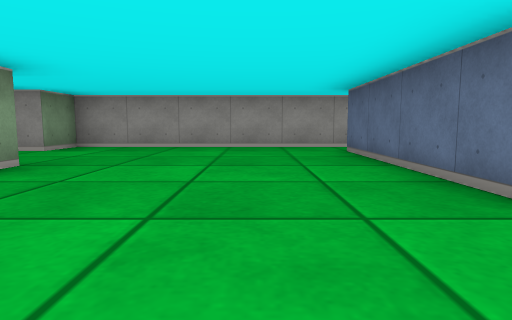
View 1 (above)

17 first-person views from a walk through a cub3D ray-caster map. The camera is about half as high as the walls, tilts 6° down and sees 75° across. The floor is counted in squares. Each view is taken from the middle of a square. On the plan, view 1 faces up. The plan holds only what a view shows up to about 9 squares ahead; the rest is blank.

View 2
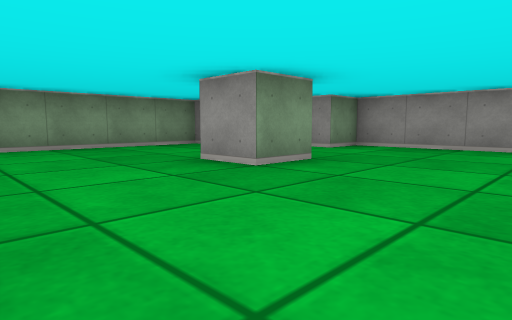

View 3
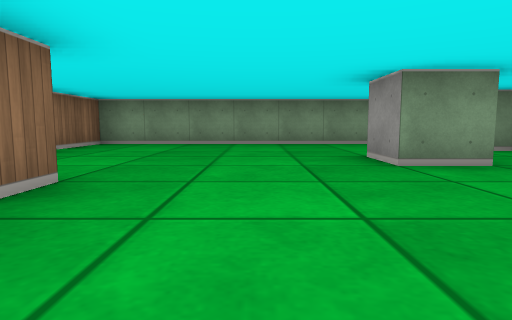

View 4
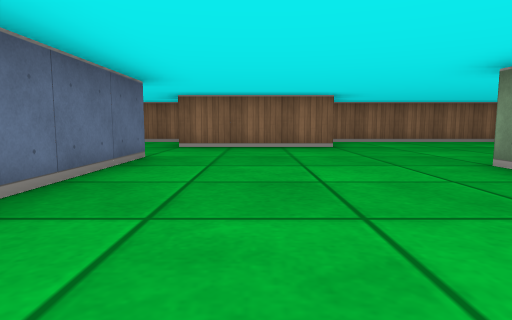

View 5
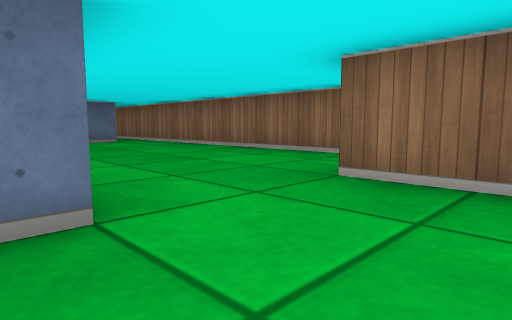

View 6
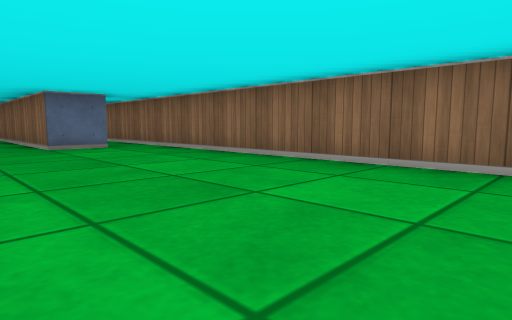

View 7
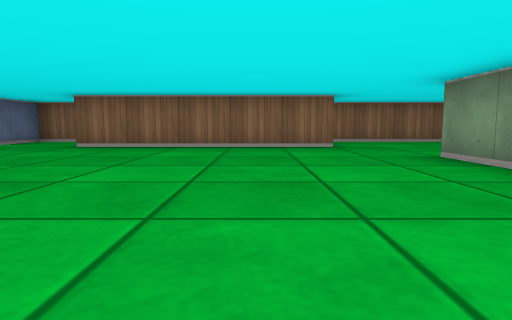

View 8
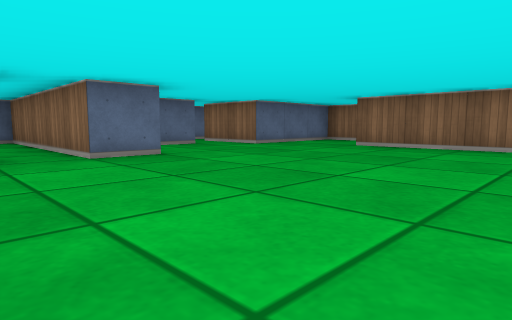

View 9
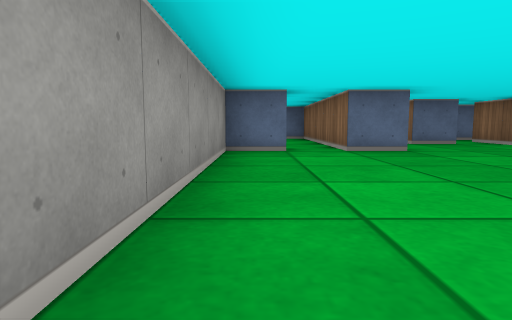

View 10
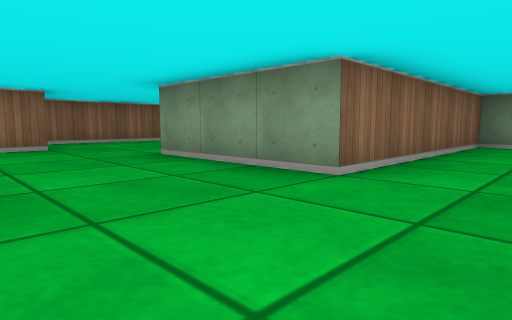

View 11
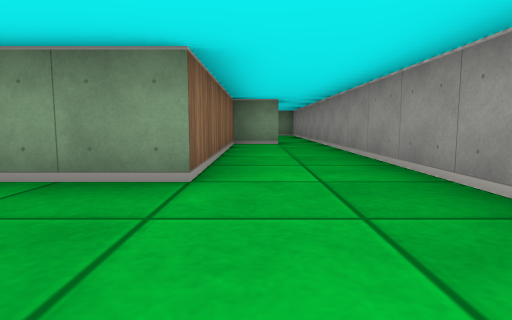

View 12
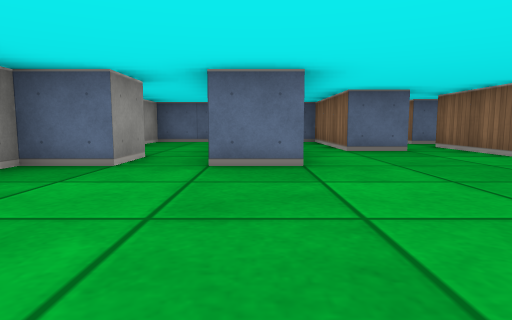

View 13
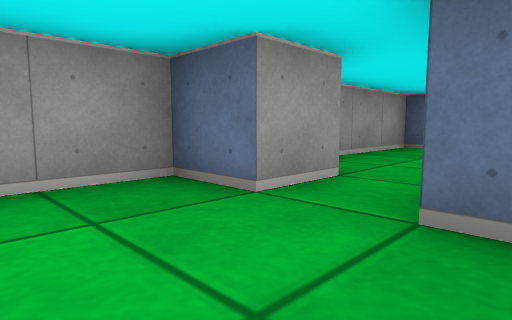

View 14
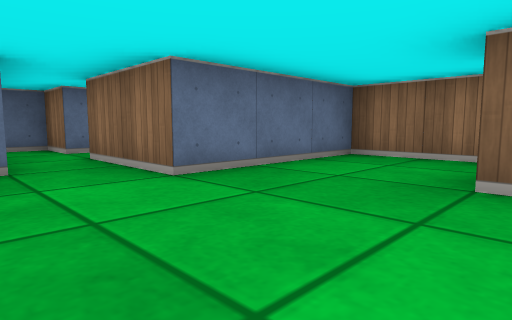

View 15
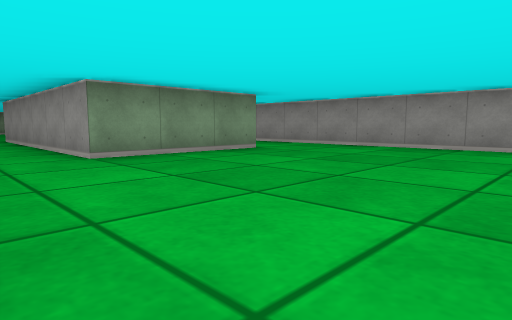

View 16
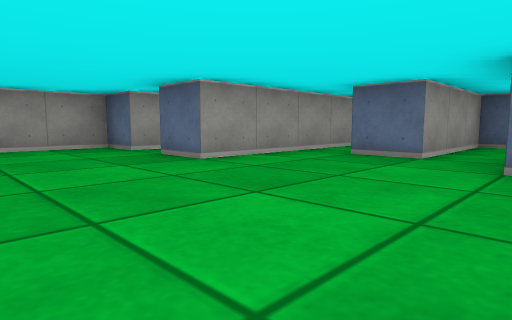

View 17
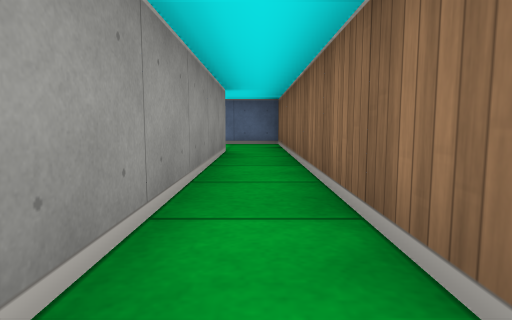

### Floor plan
Points are (right, up) in squares from view 1. A wall is a line through its corners. A room is listed if a view was taken in it or the views show most of it. See-through windows are left out.
Room 1 (views 1, 2, 3, 4, 5, 6)
walls: (-2.5, 3.6) (-2.5, 2.5) (-3.5, 2.5); (-1.6, -0.5) (1.5, -0.5); (2.5, 1.5) (1.5, 1.5) (1.5, 5.5); (-6.5, 4.6) (-6.5, -2.5) (-1.9, -2.5); (2.5, 6.5) (-3.5, 6.5) (-3.5, 5.5) (-4, 5.5)
ways out: opening at (3, 6) to room 2; opening at (1.5, 0.5) to room 3
Room 2 (views 7, 8, 9, 10, 11, 12, 13, 14, 15, 16)
walls: (8.5, -0.5) (13.5, -0.5); (15.6, 5.5) (14.5, 5.5) (14.5, 6.5) (2.5, 6.5); (15.5, -1.5) (15.5, 0.5) (17.5, 0.5); (17.5, 1.5) (16.5, 1.5) (16.5, 2.5) (19.5, 2.5) (19.5, 2.9); (18.4, 3.5) (14.5, 3.5) (14.5, 4.5) (15.5, 4.5); (2.5, 5.6) (2.5, 4.5) (7.5, 4.5) (7.5, 1.5)
ways out: opening at (3, 6) to room 1; opening at (8.5, 0.5) to room 3; opening at (14.5, -1) to room 3; opening at (16, 5) to room 4; opening at (17, 1) to room 5
Room 3 (view 17)
walls: (7.5, 1.5) (2.5, 1.5); (1.9, -2.5) (15.5, -2.5) (15.5, -1.5); (13.5, -1.5) (8.5, -1.5) (8.5, -0.5)
ways out: opening at (1.5, 0.5) to room 1; opening at (8.5, 0.5) to room 2; opening at (14.5, -1) to room 2
Room 4 (no view inside)
walls: (15.5, 4.5) (19.5, 4.5) (19.5, 6.5) (17.1, 6.5)
ways out: opening at (16, 5) to room 2
Room 5 (no view inside)
walls: (18.5, -0.1) (18.5, 0.5) (19.5, 0.5) (19.5, 1.5) (17.5, 1.5)
ways out: opening at (17, 1) to room 2; opening at (18, 0)

Where each view was taken, in squares from view 1:
view 1: 0 up, 0 right, facing up
view 2: 0 up, 0 right, facing up-left
view 3: 1 up, 1 right, facing left
view 4: 6 up, 0 right, facing down
view 5: 2 up, 0 right, facing down-right
view 6: 1 up, 2 right, facing down-right
view 7: 6 up, 10 right, facing down
view 8: 6 up, 10 right, facing down-right
view 9: 6 up, 9 right, facing right
view 10: 6 up, 10 right, facing down-left
view 11: 5 up, 10 right, facing left
view 12: 4 up, 11 right, facing right
view 13: 4 up, 13 right, facing up-right
view 14: 2 up, 13 right, facing down-right
view 15: 0 up, 12 right, facing up-left
view 16: 0 up, 12 right, facing up-right
view 17: 2 down, 8 right, facing right
